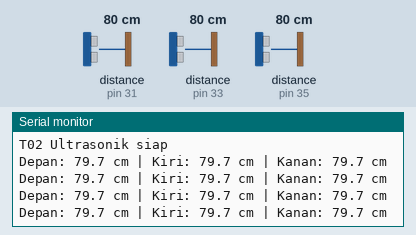
A sketch run on a simulated Arduino Mega 2560, built with avr-gcc and run on an emulated ATmega2560. On the bench: the last lines printed to the serial monitor. Wiring (inferred from the names in the program): 3 × ultrasonic range finder: trigger pin 30, echo pin 31 / trigger pin 32, echo pin 33 / trigger pin 34, echo pin 35. Inputs (shaded band) come from the test bench; at power-on: distance to the obstacle (sensors on pin 31, pin 33, pin 35) 80 cm. The echo pulse lasts 58.3 µs per cm.

Above: at 1.2 s.
1.3 s: distance to the obstacle (sensor on pin 31) set to 2 cm
At 1.88 s:
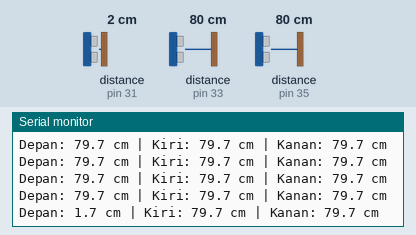
2.8 s: distance to the obstacle (sensor on pin 31) set to 60 cm
At 3.05 s:
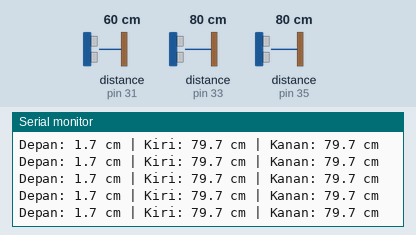
5.8 s: distance to the obstacle (sensor on pin 33) set to 2 cm
At 6.0 s:
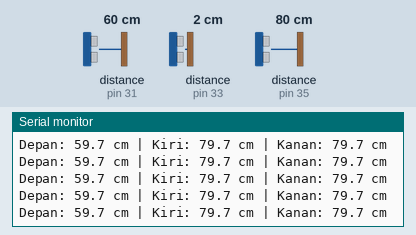
7.3 s: distance to the obstacle (sensor on pin 35) set to 2 cm
At 7.45 s:
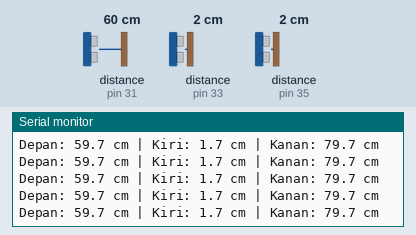
8.8 s: distance to the obstacle (sensor on pin 33) set to 4 cm
At 8.89 s:
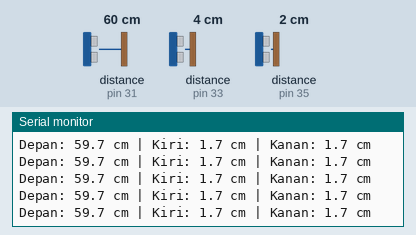
10.3 s: distance to the obstacle (sensor on pin 35) set to 4 cm
At 10.32 s:
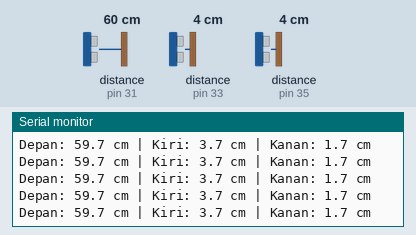
Timing chart, 0 to 12.8 s (numbered marks = the images above; inputs shaded):
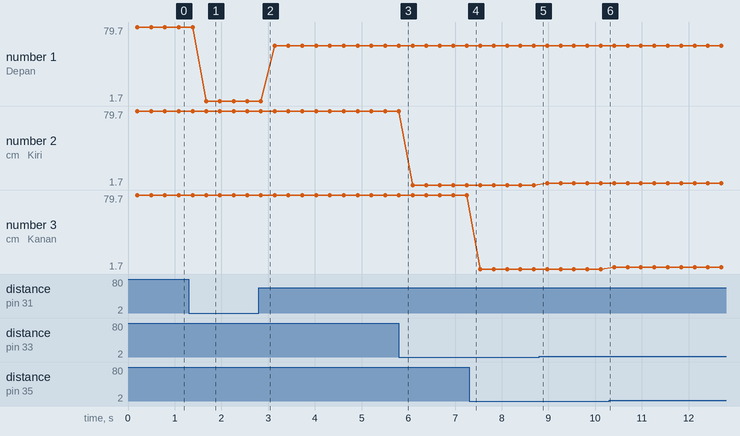

Measured:
- after the input at 1.3 s, the serial monitor: prints a new line after 0.38 s (image 1)
- plotted number 1: 79.7 → 1.7 after the input at 1.3 s, 1.7 → 59.7 after the input at 2.8 s
- plotted number 2: 1.7 → 3.7 after the input at 8.8 s

The sketch:

T02_Ultrasonik.ino
```cpp
/*
 * T02 - 3x HC-SR04 (depan, kiri, kanan)
 * Depan : TRIG 30, ECHO 31
 * Kiri  : TRIG 32, ECHO 33
 * Kanan : TRIG 34, ECHO 35
 * HC-SR04 butuh 5 V. Serial: 115200
 * Hasil -1 = tidak ada echo (di luar jangkauan / kabel salah)
 */
const uint8_t TRIG_F = 30, ECHO_F = 31;
const uint8_t TRIG_L = 32, ECHO_L = 33;
const uint8_t TRIG_R = 34, ECHO_R = 35;

float readCm(uint8_t trig, uint8_t echo) {
  digitalWrite(trig, LOW);  delayMicroseconds(2);
  digitalWrite(trig, HIGH); delayMicroseconds(10);
  digitalWrite(trig, LOW);
  unsigned long d = pulseIn(echo, HIGH, 30000UL);  // timeout 30 ms (~5 m)
  if (d == 0) return -1;
  return d * 0.0343f / 2.0f;
}

void setup() {
  Serial.begin(115200);
  pinMode(TRIG_F, OUTPUT); pinMode(ECHO_F, INPUT);
  pinMode(TRIG_L, OUTPUT); pinMode(ECHO_L, INPUT);
  pinMode(TRIG_R, OUTPUT); pinMode(ECHO_R, INPUT);
  Serial.println(F("T02 Ultrasonik siap"));
}

void loop() {
  float f = readCm(TRIG_F, ECHO_F); delay(60);  // jeda agar tidak saling gema
  float l = readCm(TRIG_L, ECHO_L); delay(60);
  float r = readCm(TRIG_R, ECHO_R); delay(60);
  Serial.print(F("Depan: ")); Serial.print(f, 1);
  Serial.print(F(" cm | Kiri: ")); Serial.print(l, 1);
  Serial.print(F(" cm | Kanan: ")); Serial.print(r, 1);
  Serial.println(F(" cm"));
  delay(100);
}
```
